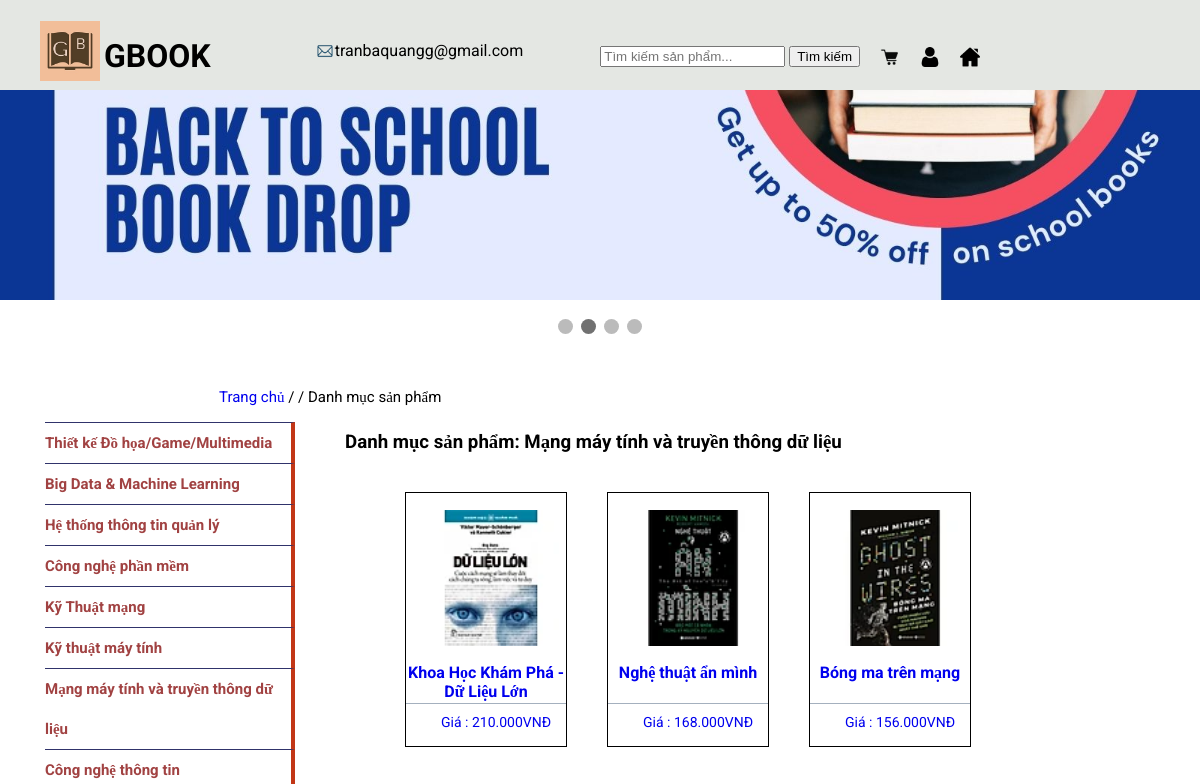
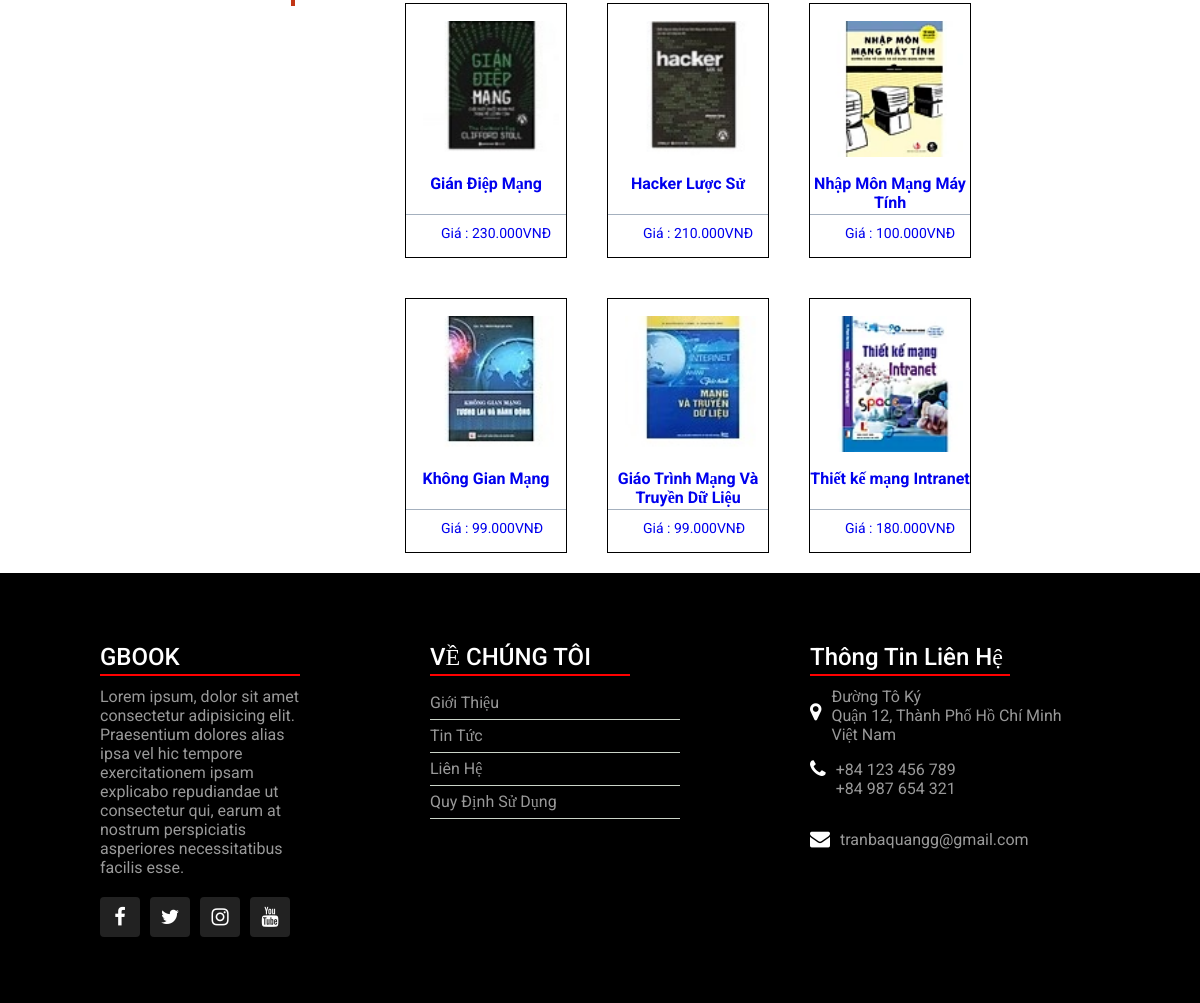
The app's page /index.php?quanly=danhmucsanpham&id=6 with its own data (2 pictures, top to bottom).
### tables this page shows
CREATE TABLE `danh_muc_moi` (
  `id_danhmuc` int(11) NOT NULL,
  `tendanhmuc` varchar(100) NOT NULL,
  `thutu` int(11) NOT NULL
);

CREATE TABLE `san_pham` (
  `id_sanpham` int(11) NOT NULL,
  `tensanpham` varchar(300) NOT NULL,
  `masp` varchar(100) NOT NULL,
  `giasp` varchar(100) NOT NULL,
  `soluong` int(11) NOT NULL,
  `hinhanh` varchar(50) NOT NULL,
  `tomtat` tinytext NOT NULL,
  `noidung` text NOT NULL,
  `tinhtrang` int(11) NOT NULL,
  `id_danhmuc` int(11) NOT NULL
);

### pages/main/danhmuc.php (the view, shortened to what this page needs)
<?php
    $sql_pro = "SELECT * FROM san_pham WHERE  san_pham.id_danhmuc='$_GET[id]' ORDER BY id_sanpham DESC";
    $query_pro = mysqli_query($mysqli,$sql_pro);
    $sql_cate = "SELECT * FROM danh_muc_moi WHERE  danh_muc_moi.id_danhmuc='$_GET[id]'LIMIT 1";
    $query_cate = mysqli_query($mysqli,$sql_cate);
    $row_title = mysqli_fetch_array($query_cate);
?>
<link rel="stylesheet" type="text/css" href ="pages/main/danhmuc.css">
<p class="quaylai"><a href="index.php?quanly=index">Trang chủ</a> / / Danh mục sản phẩm</p>
<div class="trangdanhmuc">
<div>
<?php include("pages/sidebar/sideber.php"); ?>
</div>
<div class="danhmuc">
<h3>Danh mục sản phẩm: <?php echo $row_title['tendanhmuc'] ?> </h3>
                <ul class="product_list">
                    <?php
                    while($row_pro = mysqli_fetch_array($query_pro)){
                    ?>
                    <li>
                    <a href="index.php?quanly=sanpham&id=<?php echo $row_pro['id_sanpham']?>&danhmuc=<?php echo $row_pro['id_danhmuc']?>">
                            <img src="admincp/modules/quanlysp/uploads/<?php echo $row_pro['hinhanh'] ?>" alt="">
                            <p class="title_product"> <?php echo $row_pro['tensanpham'] ?></p>
                            <p class="price_product">Giá : <?php echo number_format( $row_pro['giasp'],0,',' ,'.').'VNĐ' ?></p>
                        </a>
                    </li>
                    <?php
                    }
                    ?>
                </ul>
</div>
                </div>

### pages/sidebar/sideber.php (shortened to what this page needs)
<!DOCTYPE html>
<html lang="en">
<head>
    <link rel="stylesheet" type="text/css" href ="pages/sidebar/sideber.css">
</head>
<body>
    <?php
        $sql_danhmuc = "SELECT * FROM danh_muc_moi ORDER BY id_danhmuc DESC";
        $query_danhmuc = mysqli_query($mysqli,$sql_danhmuc);
    ?>
        <div id="sideber">
            <ul>
                <?php while($row_danhmuc = mysqli_fetch_array($query_danhmuc)){
                ?>
                <li id="si"><a href="index.php?quanly=danhmucsanpham&id=<?php echo $row_danhmuc["id_danhmuc"] ?>"><?php echo $row_danhmuc["tendanhmuc"] ?></a></li>
                <?php
                }
                ?>
            </ul>
        </div>
</body>
</html>

### css/style.css (style rules this page uses)
body { margin: 0; padding: 0; }
.main div { display: inline-table; }
.footerr { width: 100%; height: auto; }

### pages/menu/menu.css (style rules this page uses)
a { text-decoration: none; }

### pages/header/header.css (style rules this page uses)
img { vertical-align: middle; max-width: 100%; }

### pages/main/danhmuc.css (style rules this page uses)
.trangdanhmuc { width: 100%; }
.danhmuc { width: 70%; margin-left: 50px; }
ul.product_list li { width: 20%; border: 1px solid black; float: left; margin: 20px; list-style-type: none; }
ul.product_list li img { width: 85%; margin: 17px; }
p.title_product { text-align: center; font-size: 16px; font-weight: bold; margin-top: 0; margin-bottom: 0; padding-bottom: 5px; height: 35px; border-bottom: 1px solid #a4b0be; }
p.price_product { font-size: 14px; padding: 10px 10px 0px 10px; margin: 0; margin-left: 25px; }
.product_list a { text-decoration: none; }
p.quaylai { margin-left: 214px; margin-bottom: 0; font-size: 15px; margin-top: 0; }

### pages/sidebar/sideber.css (style rules this page uses)
body { font-family:Arial, Helvetica, sans-serif; }
#sideber ul { width: 250px; list-style-type: none; }
#si { text-align: left; font-size: 15px; font-weight: bold; }
#sideber li { width: auto; height: auto; line-height: 40px; border-right: 4PX solid #c23616; border-top: 1px solid #30336b; }
#si a { color: #a14242; display: block; }

### pages/main/footer.css (style rules this page uses)
body.footerr { margin: 0; padding: 0; box-sizing: border-box; font-family: Roboto; display: flex; justify-content: flex-end; align-items: center; min-height: 100vh; flex-direction: column; }

### records on screen
danh_muc_moi: tendanhmuc "Thiết kế Đồ họa/Game/Multimedia"
danh_muc_moi: tendanhmuc "Big Data & Machine Learning"
danh_muc_moi: tendanhmuc "Hệ thống thông tin quản lý"
danh_muc_moi: tendanhmuc "Công nghệ phần mềm"
danh_muc_moi: tendanhmuc "Kỹ Thuật mạng"
danh_muc_moi: tendanhmuc "Kỹ thuật máy tính"
danh_muc_moi: tendanhmuc "Mạng máy tính và truyền thông dữ liệu"
danh_muc_moi: tendanhmuc "Công nghệ thông tin"
san_pham: hinhanh (picture), tensanpham "Khoa Học Khám Phá - Dữ Liệu Lớn", giasp "210.000"
san_pham: hinhanh (picture), tensanpham "Nghệ thuật ẩn mình", giasp "168.000"
san_pham: hinhanh (picture), tensanpham "Bóng ma trên mạng", giasp "156.000"
san_pham: hinhanh (picture), tensanpham "Gián Điệp Mạng", giasp "230.000"
san_pham: hinhanh (picture), tensanpham "Hacker Lược Sử", giasp "210.000"
san_pham: hinhanh (picture), tensanpham "Nhập Môn Mạng Máy Tính", giasp "100.000"
san_pham: hinhanh (picture), tensanpham "Không Gian Mạng", giasp "99.000"
san_pham: hinhanh (picture), tensanpham "Giáo Trình Mạng Và Truyền Dữ Liệu", giasp "99.000"
san_pham: hinhanh (picture), tensanpham "Thiết kế mạng Intranet", giasp "180.000"
